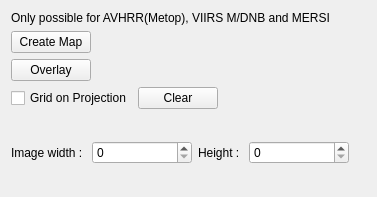
              <widget class="QWidget" name="pageOM">
               <property name="geometry">
                <rect>
                 <x>0</x>
                 <y>0</y>
                 <width>377</width>
                 <height>197</height>
                </rect>
               </property>
               <attribute name="label">
                <string>Oblique Mercator</string>
               </attribute>
               <layout class="QVBoxLayout" name="verticalLayout_27">
                <item>
                 <widget class="QLabel" name="label_70">
                  <property name="text">
                   <string>Only possible for AVHRR(Metop), VIIRS M/DNB and MERSI</string>
                  </property>
                 </widget>
                </item>
                <item>
                 <layout class="QHBoxLayout" name="horizontalLayout_124">
                  <item>
                   <widget class="QPushButton" name="btnCreateOM">
                    <property name="text">
                     <string>Create Map</string>
                    </property>
                   </widget>
                  </item>
                  <item>
                   <spacer name="horizontalSpacer_175">
                    <property name="orientation">
                     <enum>Qt::Horizontal</enum>
                    </property>
                    <property name="sizeHint" stdset="0">
                     <size>
                      <width>40</width>
                      <height>20</height>
                     </size>
                    </property>
                   </spacer>
                  </item>
                 </layout>
                </item>
                <item>
                 <layout class="QHBoxLayout" name="horizontalLayout_126">
                  <item>
                   <widget class="QPushButton" name="btnOverlayProjectionOM">
                    <property name="text">
                     <string>Overlay</string>
                    </property>
                   </widget>
                  </item>
                  <item>
                   <spacer name="horizontalSpacer_183">
                    <property name="orientation">
                     <enum>Qt::Horizontal</enum>
                    </property>
                    <property name="sizeHint" stdset="0">
                     <size>
                      <width>40</width>
                      <height>20</height>
                     </size>
                    </property>
                   </spacer>
                  </item>
                 </layout>
                </item>
                <item>
                 <layout class="QHBoxLayout" name="horizontalLayout_125">
                  <item>
                   <widget class="QCheckBox" name="chkOMGridOnProj">
                    <property name="text">
                     <string>Grid on Projection</string>
                    </property>
                   </widget>
                  </item>
                  <item>
                   <widget class="QPushButton" name="btnOMClearMap">
                    <property name="text">
                     <string>Clear</string>
                    </property>
                   </widget>
                  </item>
                  <item>
                   <spacer name="horizontalSpacer_182">
                    <property name="orientation">
                     <enum>Qt::Horizontal</enum>
                    </property>
                    <property name="sizeHint" stdset="0">
                     <size>
                      <width>40</width>
                      <height>20</height>
                     </size>
                    </property>
                   </spacer>
                  </item>
                 </layout>
                </item>
                <item>
                 <layout class="QHBoxLayout" name="horizontalLayout_127">
                  <item>
                   <widget class="QLabel" name="lblAspectRatio">
                    <property name="text">
                     <string/>
                    </property>
                   </widget>
                  </item>
                  <item>
                   <spacer name="horizontalSpacer_184">
                    <property name="orientation">
                     <enum>Qt::Horizontal</enum>
                    </property>
                    <property name="sizeHint" stdset="0">
                     <size>
                      <width>40</width>
                      <height>20</height>
                     </size>
                    </property>
                   </spacer>
                  </item>
                 </layout>
                </item>
                <item>
                 <layout class="QHBoxLayout" name="horizontalLayout_128">
                  <item>
                   <widget class="QLabel" name="label_71">
                    <property name="text">
                     <string>Image width : </string>
                    </property>
                   </widget>
                  </item>
                  <item>
                   <widget class="QSpinBox" name="spbOMwidth">
                    <property name="minimumSize">
                     <size>
                      <width>100</width>
                      <height>0</height>
                     </size>
                    </property>
                    <property name="maximum">
                     <number>99999</number>
                    </property>
                    <property name="singleStep">
                     <number>100</number>
                    </property>
                   </widget>
                  </item>
                  <item>
                   <widget class="QLabel" name="label_72">
                    <property name="text">
                     <string>Height : </string>
                    </property>
                   </widget>
                  </item>
                  <item>
                   <widget class="QSpinBox" name="spbOMheight">
                    <property name="minimumSize">
                     <size>
                      <width>100</width>
                      <height>0</height>
                     </size>
                    </property>
                    <property name="maximum">
                     <number>99999</number>
                    </property>
                    <property name="singleStep">
                     <number>100</number>
                    </property>
                   </widget>
                  </item>
                  <item>
                   <spacer name="horizontalSpacer_185">
                    <property name="orientation">
                     <enum>Qt::Horizontal</enum>
                    </property>
                    <property name="sizeHint" stdset="0">
                     <size>
                      <width>40</width>
                      <height>20</height>
                     </size>
                    </property>
                   </spacer>
                  </item>
                 </layout>
                </item>
                <item>
                 <spacer name="verticalSpacer_10">
                  <property name="orientation">
                   <enum>Qt::Vertical</enum>
                  </property>
                  <property name="sizeHint" stdset="0">
                   <size>
                    <width>20</width>
                    <height>253</height>
                   </size>
                  </property>
                 </spacer>
                </item>
               </layout>
              </widget>
